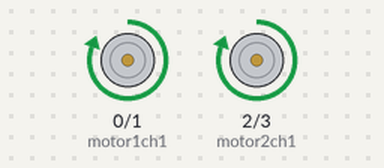
This sketch was run on a simulated Arduino Uno, built with avr-gcc and run on an emulated ATmega328P. Shown: motor-driver pin pairs drawn as motors (green arrow = first pin HIGH = forward, orange = second pin HIGH = backward, longer = more drive).

Above: at 2.5 s.
At 12.5 s:
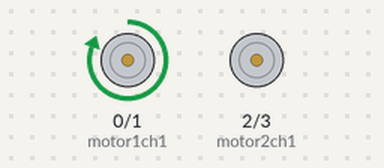
At 22.5 s:
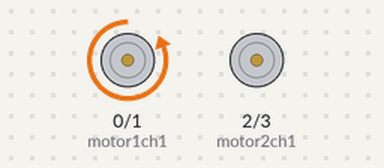
At 42.5 s:
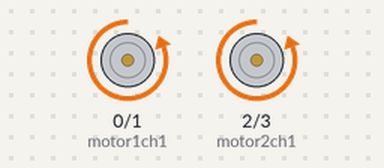
Timing chart, 0 to 45.5 s (numbered marks = the images above):
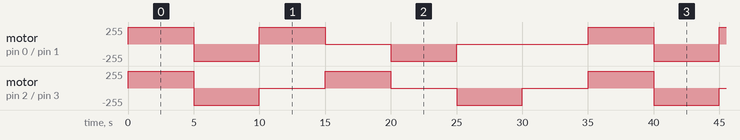

The sketch:

FirstTaskArduinoCode.ino
```cpp
// to define the pins
const int motor1ch1 = 0;
const int motor1ch2 = 1;
const int motor2ch1 = 2;
const int motor2ch2 = 3;

void setup()
{
  pinMode(motor1ch1 , OUTPUT);
  pinMode(motor1ch2 , OUTPUT);
  pinMode(motor2ch1 , OUTPUT);
  pinMode(motor2ch2 , OUTPUT);
}
void loop()
{
  //clockwise rotation for both motors
  digitalWrite(motor1ch1 , HIGH);
  digitalWrite(motor1ch2 , LOW);
  digitalWrite(motor2ch1 , HIGH);
  digitalWrite(motor2ch2 , LOW);
  delay(5000);

  //anti-clockwise rotation for both motors
  digitalWrite(motor1ch1 , LOW);
  digitalWrite(motor1ch2 , HIGH);
  digitalWrite(motor2ch1 , LOW);
  digitalWrite(motor2ch2 , HIGH);
  delay(5000);

  //clockwise rotation for motor 1
  digitalWrite(motor1ch1 , HIGH);
  digitalWrite(motor1ch2 , LOW);
  digitalWrite(motor2ch1 , LOW);
  digitalWrite(motor2ch2 , LOW);
  delay(5000);

  //clockwise rotation for motor 2
  digitalWrite(motor1ch1 , LOW);
  digitalWrite(motor1ch2 , LOW);
  digitalWrite(motor2ch1 , HIGH);
  digitalWrite(motor2ch2 , LOW);
  delay(5000);

    //anti-clockwise rotation for motor 1
  digitalWrite(motor1ch1 , LOW);
  digitalWrite(motor1ch2 , HIGH);
  digitalWrite(motor2ch1 , LOW);
  digitalWrite(motor2ch2 , LOW);
  delay(5000);

  //anti-clockwise rotation for motor 2
  digitalWrite(motor1ch1 , LOW);
  digitalWrite(motor1ch2 , LOW);
  digitalWrite(motor2ch1 , LOW);
  digitalWrite(motor2ch2 , HIGH);
  delay(5000);

  //Stop for 5sec
  digitalWrite(motor1ch1 , LOW);
  digitalWrite(motor1ch2 , LOW);
  digitalWrite(motor2ch1 , LOW);
  digitalWrite(motor2ch2 , LOW);
  delay(5000);

 }
```

Measured:
- by itself, motor on pin 0 (motor1ch1) / pin 1 (motor1ch2): repeats every 35.0 s: backward 255/255 5.0 s, forward 255/255 5.0 s, stopped 5.0 s, backward 255/255 5.0 s, stopped 10.0 s, forward 255/255 5.0 s
- by itself, motor on pin 2 (motor2ch1) / pin 3 (motor2ch2): repeats every 35.0 s: backward 255/255 5.0 s, stopped 5.0 s, forward 255/255 5.0 s, stopped 5.0 s, backward 255/255 5.0 s, stopped 5.0 s, forward 255/255 5.0 s
